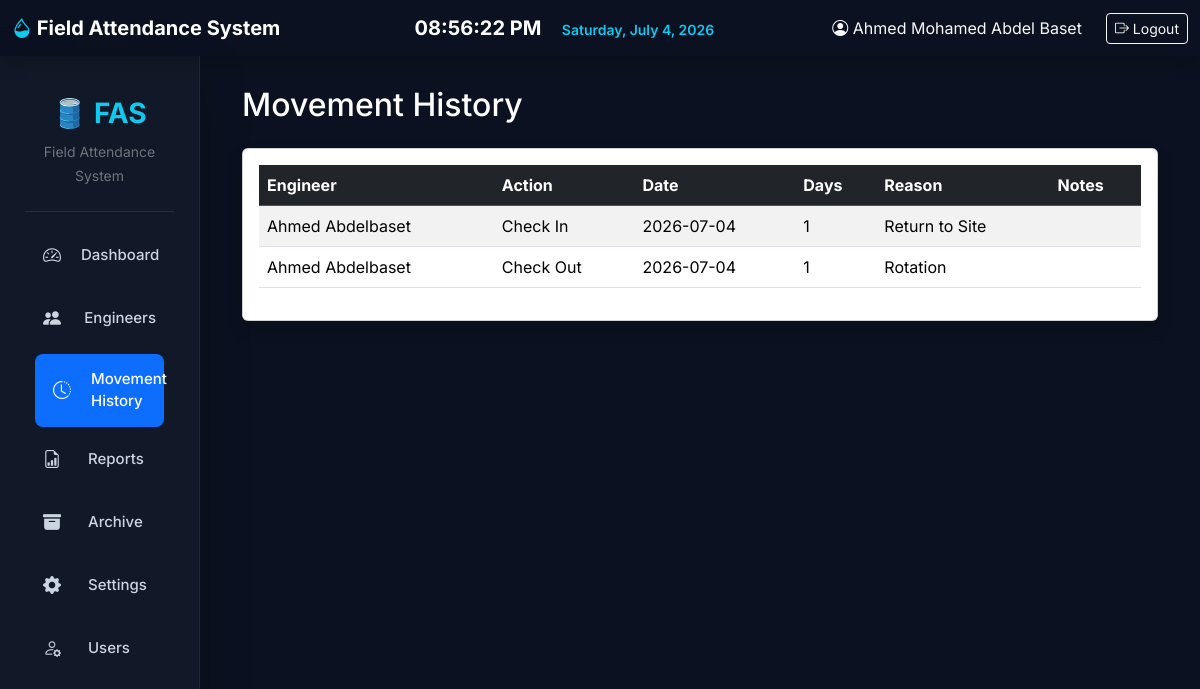
Screenshot of /movements (signed in) with the database file from the repository.
### app/models.py (models this page shows, shortened)
class User(UserMixin, db.Model):
    __tablename__ = "users"
    id = db.Column(db.Integer, primary_key=True)
    username = db.Column(db.String(50), unique=True, nullable=False)
    full_name = db.Column(db.String(100), nullable=False)
    password_hash = db.Column(db.String(255), nullable=False)
    role = db.Column(db.String(20), default="Viewer")
    is_active = db.Column(db.Boolean, default=True)
    created_at = db.Column(db.DateTime, default=datetime.utcnow)

class Movement(db.Model):
    __tablename__ = "movements"
    id = db.Column(db.Integer, primary_key=True)
    engineer_id = db.Column(db.Integer, db.ForeignKey("engineers.id"), nullable=False)
    action = db.Column(db.String(20))
    movement_date = db.Column(db.Date, default=date.today)
    reason = db.Column(db.String(100))
    notes = db.Column(db.Text)
    days_on_site = db.Column(db.Integer)
    engineer = db.relationship("Engineer", backref=db.backref("movements", cascade="all, delete-orphan"))

class Engineer(db.Model):
    __tablename__ = "engineers"
    id = db.Column(db.Integer, primary_key=True)
    employee_id = db.Column(db.String(50), unique=True, nullable=False)
    full_name = db.Column(db.String(120), nullable=False)
    phone = db.Column(db.String(20), unique=True, nullable=True)
    email = db.Column(db.String(120), unique=True, nullable=True)
    company = db.Column(db.String(100), nullable=True)
    department = db.Column(db.String(100), nullable=True)
    position = db.Column(db.String(100), nullable=True)
    supervisor = db.Column(db.String(120), nullable=True)
    field_name = db.Column(db.String(100), nullable=True)
    location = db.Column(db.String(100), nullable=True)
    rotation = db.Column(db.String(50), nullable=True)
    current_status = db.Column(db.String(50), default="Off Site")
    check_in_date = db.Column(db.Date, nullable=True)
    check_out_date = db.Column(db.Date, nullable=True)
    start_shift = db.Column(db.Date, nullable=True)
    active = db.Column(db.Boolean, default=True)
    profile_image = db.Column(db.String(100), nullable=False, default='default.png')

### app/routes.py (the view)
@main.route("/movements")
@login_required
def movements():
    movements = Movement.query.order_by(Movement.id.desc()).all()
    return render_template("movements.html", movements=movements)

### app/__init__.py (called while the page is built)
def create_app():
    app = Flask(__name__)
    app.config.from_object("config.Config")
    db.init_app(app)
    login_manager.init_app(app)
    login_manager.login_view = "auth.login"
    from app.models import User
    @login_manager.user_loader
    def load_user(user_id):
        return User.query.get(int(user_id))
    with app.app_context():
        from app import models
        db.create_all()
    from app.routes import main
    from app.auth import auth
    app.register_blueprint(main)
    app.register_blueprint(auth)
    return app

### app/routes.py (called while the page is built)
@main.context_processor
def inject_settings():
    setting = SystemSetting.query.first()
    return dict(system_setting=setting)

### app/templates/movements.html
{% extends "base.html" %}
{% block content %}
<h2 class="mb-4">Movement History</h2>
<div class="card shadow">
    <div class="card-body">
        <table class="table table-striped table-hover">
            <thead class="table-dark">
                <tr>
                    <th>Engineer</th>
                    <th>Action</th>
                    <th>Date</th>
                    <th>Days</th>
                    <th>Reason</th>
                    <th>Notes</th>
                </tr>
            </thead>
            <tbody>
            {% for movement in movements %}
                <tr>
                    <td>{{ movement.engineer.full_name }}</td>
                    <td>{{ movement.action }}</td>
                    <td>{{ movement.movement_date }}</td>
                    <td>{{ movement.days_on_site }}</td>
                    <td>{{ movement.reason }}</td>
                    <td>{{ movement.notes }}</td>
                </tr>
            {% endfor %}
            </tbody>
        </table>
    </div>
</div>
{% endblock %}

### app/templates/base.html (shortened to what this page needs)
<!DOCTYPE html>
<html lang="en">
<head>
    <link href="https://cdn.jsdelivr.net/npm/bootstrap@5.3.3/dist/css/bootstrap.min.css" rel="stylesheet">
    <link href="https://cdn.jsdelivr.net/npm/bootstrap-icons@1.11.3/font/bootstrap-icons.css" rel="stylesheet">
    <link rel="stylesheet" href="{{ url_for('static', filename='css/style.css') }}">
</head>
<body>
{% if current_user.is_authenticated %}
<nav class="navbar navbar-expand-lg navbar-dark shadow">
    <div class="container-fluid">
        <a class="navbar-brand fw-bold" href="/dashboard">
            <i class="bi bi-droplet-half text-info"></i> Field Attendance System
        </a>
        <div class="mx-auto text-center d-none d-md-block" style="min-width: 280px;">
            <span id="liveClock" class="fw-bold text-white fs-5 me-3">00:00:00 AM</span>
            <span id="liveDate" class="text-info small fw-semibold">Friday, 03 July 2026</span>
        </div>
        <div class="d-flex align-items-center">
            <span class="me-4 text-light"><i class="bi bi-person-circle"></i> {{ current_user.full_name }}</span>
            <a href="{{ url_for('auth.logout') }}" class="btn btn-outline-light btn-sm">
                <i class="bi bi-box-arrow-right"></i> Logout
            </a>
        </div>
    </div>
</nav>
<div class="container-fluid">
    <div class="row">
        <div class="col-lg-2 sidebar shadow-lg">
            <div class="logo text-center mb-4 mt-3">
                <h3 class="fw-bold text-info">🛢️ FAS</h3>
                <small class="text-secondary">Field Attendance System</small>
            </div>
            <hr class="border-secondary">
            <a href="/dashboard" class="nav-item {% if request.path == '/dashboard' %}active-link{% endif %}">
                <i class="bi bi-speedometer2 me-2"></i> Dashboard
            </a>
            <a href="/engineers" class="nav-item {% if request.path == '/engineers' %}active-link{% endif %}">
                <i class="bi bi-people-fill me-2"></i> Engineers
            </a>
            <a href="/movements" class="nav-item {% if request.path == '/movements' %}active-link{% endif %}">
                <i class="bi bi-clock-history me-2"></i> Movement History
            </a>
            <a href="/reports" class="nav-item {% if request.path == '/reports' %}active-link{% endif %}">
                <i class="bi bi-file-earmark-bar-graph me-2"></i> Reports
            </a>
            <a href="{{ url_for('main.archive') }}" class="nav-item {% if '/archive' in request.path %}active-link{% endif %}">
                <i class="bi bi-archive-fill me-2"></i> Archive
            </a>
            <a href="/settings" class="nav-item {% if request.path == '/settings' %}active-link{% endif %}">
                <i class="bi bi-gear-fill me-2"></i> Settings
            </a>
            {% if current_user.role == "Admin" %}
            <a href="{{ url_for('main.manage_users') }}" class="nav-item {% if request.path == '/users' %}active-link{% endif %}">
                <i class="bi bi-person-gear me-2"></i> Users
            </a>
            {% endif %}
        </div>
        <div class="col-lg-10">
            <div class="content-area">
                {% block content %}{% endblock %}
            </div>
        </div>
    </div>
</div>
{% else %}
    {% block login_content %}{% endblock %}
{% endif %}
</body>
</html>

### app/static/css/style.css (style rules this page uses)
* { margin:0; padding:0; box-sizing:border-box; font-family:'Inter',sans-serif; }
body { background:#0b1120; color:#fff; }
.sidebar { min-height:100vh; background:#111827; padding:25px; border-right:1px solid #1f2937; }
.sidebar .logo { text-align:center; margin-bottom:30px; }
.sidebar .logo h3 { color:#38bdf8; font-weight:700; }
.sidebar .logo small { color:#94a3b8; }
.sidebar a { display:flex; align-items:center; gap:12px; text-decoration:none; color:#cbd5e1; padding:14px 18px; margin-bottom:8px; border-radius:12px; transition:.3s; font-size:15px; font-weight:500; }
.sidebar a i { font-size:18px; width:25px; }
.content-area { padding:30px; }

### app/templates/base.html (style rules this page uses)
.nav-item { color: #adb5bd; text-decoration: none; padding: 10px 15px; display: block; transition: 0.3s; }
.nav-item.active-link { background-color: #0d6efd; color: white !important; border-radius: 8px; margin: 5px 10px; }

### rows the page displays
User: full_name "Ahmed Mohamed Abdel Baset"
Movement: engineer.full_name "Ahmed Abdelbaset", action "Check In", movement_date "2026-07-04", days_on_site "1", reason "Return to Site"
Movement: engineer.full_name "Ahmed Abdelbaset", action "Check Out", movement_date "2026-07-04", days_on_site "1", reason "Rotation"
